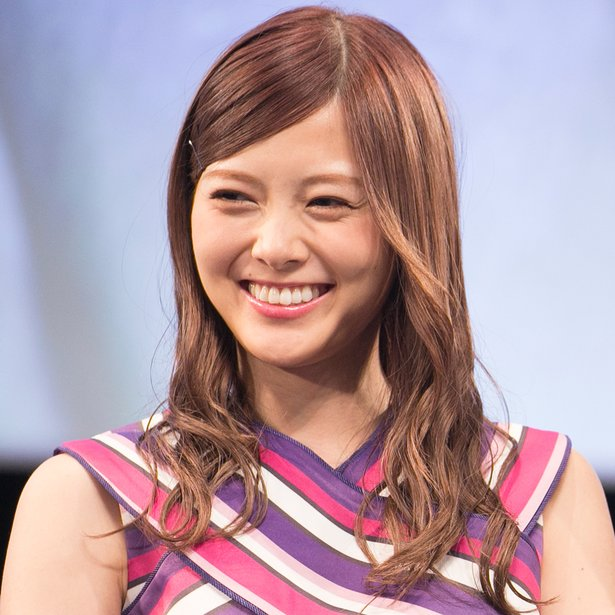
#> input picture src/modules/imgdata/female.jpg, 615 x 615 px
$ python detect_face.py imgdata/female.jpg
#> lines starting #> are read from the running program, lines starting #| are printed output that depends on the picture
#68点モデルの使用
import cv2
import sys
import os
import datetime
from PIL import Image

'''
facedetectして顔画像を切り出すモジュール
画像は500*500 px に大きさを調整する
'''

def face_detector(img):
    #dirの構造がない時は自動でdirの作成を行う
#> called with img = 'imgdata/female.jpg'
    if os.path.exists("./imgdata") ==False:
        os.mkdir("./imgdata/face_img")

    origin_img = cv2.imread(img)
#> origin_img is the input picture: shape (615, 615, 3); mean B, G, R 161.7, 153.8, 180.6
    img = origin_img.copy()
    #imgの読み込みを行う

    cascade_path = "haarcascades/haarcascade_frontalface_default.xml"
    cascade = cv2.CascadeClassifier(cascade_path)
    #顔判定を行うカスケードの設定(openCVについているデフォルトのものを使用)
    gray_img = cv2.cvtColor(img,cv2.COLOR_BGR2GRAY)
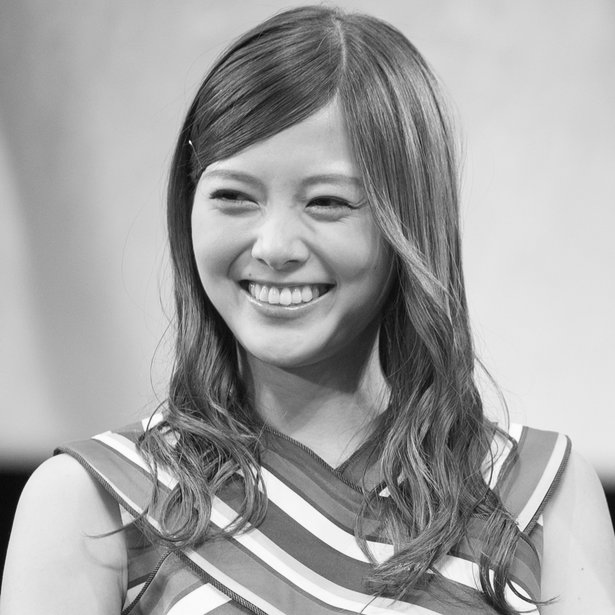
#> gray_img: shape (615, 615); min 5, max 255, mean 162.8
    #facedetectをするときはgrayスケールで読み込みを行う
    faces_list = cascade.detectMultiScale(gray_img,scaleFactor =1.1, minNeighbors =3,minSize=(100,100))
#> faces_list = [[163, 111, 231, 231]]

    #print(faces_list)#検出した顔の個数をカウントするためのリスト
    if len(faces_list) == 0:
        print("Falled or Noface")
        quit()

    index = 1 #顔が複数あった場合の処理用

    #検出した顔それぞれを保存する
    for (x,y,w,h) in faces_list:
        face_img = origin_img[y:int((y+h)), x:int((x+w))]
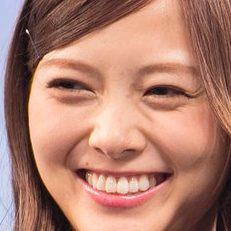
#> face_img: shape (231, 231, 3); mean B, G, R 111, 127.3, 176.4
        scale = 480 / h
#> scale = 2.08
        face_img = cv2.resize(face_img, dsize=None, fx=scale, fy=scale)
#> face_img: shape (480, 480, 3)
        dt_now = datetime.datetime.now()
        timestamp=dt_now.strftime('%Y%m%d%H%M%S')
        save_dir_name = "imgdata/user_face/"
        filename =save_dir_name+ "face_" + timestamp+"_"+str(index)+".jpg"
        cv2.imwrite(filename, face_img)
        #ここで一回画像として書き出しを行う
        output = Image.open(filename)
        img_resize = output.resize((500, 500))
        img_resize.save(filename)
        #ここで画像のサイズ調整を行う

        index = index +1 #複数あった場合はここでindexを振る

        return save_dir_name


if __name__ == '__main__':
    img_path = sys.argv[1] #第一引数に検出した画像のpathを指定する
    face_img = face_detector(img_path)
    '''
    メモ:
    一枚ずつの指定がこの関数では可能. 最終的には大量の処理を行いたいので, dirから画像pathをlist化して
    for文で処理し続けさせる関数 or スクリプト複数行を書く 20191009
    '''
